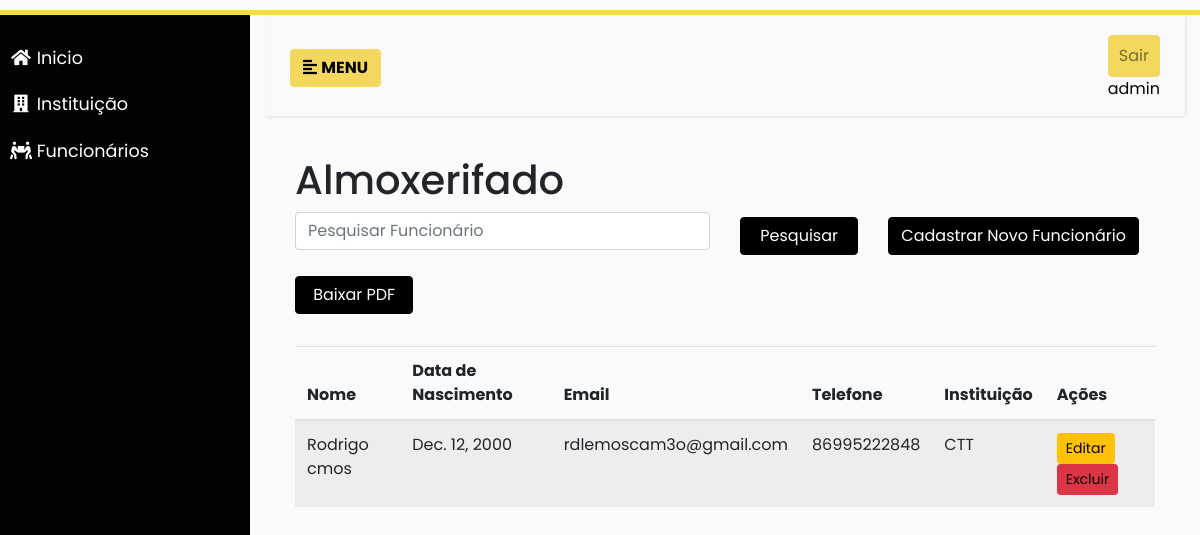
The app's page / (signed in) with its own data.
### almoxarifado/models.py (models this page shows, shortened)
class Funcionario(models.Model):
    user = models.OneToOneField(User, on_delete=models.CASCADE)
    nome = models.CharField(max_length=100)
    data_nascimento = models.DateField()
    email = models.EmailField(unique=True)
    telefone = models.CharField(max_length=20)
    instituicao = models.ForeignKey(Instituicao, on_delete=models.CASCADE)

class Instituicao(models.Model):
    nome = models.CharField(max_length=100)
    cep = models.CharField(max_length=9)
    logradouro = models.CharField(max_length=200)
    numero = models.CharField(max_length=10)
    bairro = models.CharField(max_length=100)
    cidade = models.CharField(max_length=100)
    estado = models.CharField(max_length=2)
    telefone = models.CharField(max_length=20)
    cnpj = models.CharField(max_length=18, unique=True)
    def __str__(self):
        return self.nome

### almoxarifado/views/funcionario.py (the view)
# urls.py: path('', views.lista_funcionario, name='lista_funcionario'),
@login_required
def lista_funcionario(request):
    q = request.GET.get('q', '').strip()
    funcionarios = Funcionario.objects.all().order_by('nome')
    if q:
        funcionarios = funcionarios.filter(Q(nome__icontains=q)).order_by('nome')
    paginator = Paginator(funcionarios, 10)  # 10 funcionários por página
    page_number = request.GET.get('page')
    page_obj = paginator.get_page(page_number)
    return render(request, 'funcionario/lista.html', {'funcionarios': page_obj, 'page_obj': page_obj})

### almoxarifado/templates/funcionario/lista.html (shortened to what this page needs)
{% extends 'base.html' %} {% load static %}
{% block content %}
    <h1>Almoxerifado</h1>
    <div>
        <form method="get">
  <div class="row mb-4">
    <div class="col-md-6 mb-2">
      <input
        type="text"
        name="q"
        class="form-control"
        placeholder="Pesquisar Funcionário"
        value="{{ request.GET.q }}"
      />
    </div>
    <div class="col-lg-2 mb-3">
      <button type="submit" class="btn btn-primary colorprimarybtn">
        Pesquisar
      </button>
    </div>
    <div class="col-lg-3 mb-3">
      <a
        href="{% url 'add_funcionario' %}"
        class="btn btn-primary colorprimarybtn"
        >Cadastrar Novo Funcionário</a
      >
    </div>
    <div class="col-lg-2 mb-2">
      <a href="{% url 'pdf-funcionario' %}" class="btn btn-primary colorprimarybtn"
        >Baixar PDF</a
      >
    </div>
  </div>
</form>
              <table class="table table-striped">
                <thead >
                  <tr>
                    <th>Nome</th>
                    <th>Data de Nascimento</th>
                    <th>Email</th>
                    <th>Telefone</th>
                    <th>Instituição</th>
                    <th>Ações</th>
                  </tr>
                </thead>
                <tbody>
                  {% for funcionario in funcionarios %}
                  <tr>
                    <td>{{ funcionario.nome }}</td>
                    <td>{{ funcionario.data_nascimento }}</td>
                    <td>{{ funcionario.email}}</td>
                    <td>{{ funcionario.telefone }}</td>
                    <td>{{ funcionario.instituicao }}</td>
                    <td>
                      <a href="{% url 'editar_funcionario' funcionario.id %}" class="btn btn-sm btn-warning">Editar</a>
                      <a href="{% url 'excluir_funcionario' funcionario.id %}" class="btn btn-sm btn-danger">Excluir</a>
                    </td>
                  </tr>
                  {% endfor %}
                </tbody>
              </table>
          </div>
        </div>
    </div>
{% endblock content %}

### almoxarifado/templates/base.html (shortened to what this page needs)
{% load static %}
<!DOCTYPE html>
<html lang="pt-br">
  <head>
    <link
      rel="stylesheet"
      href="https://maxcdn.bootstrapcdn.com/bootstrap/4.0.0/css/bootstrap.min.css"
    />
    <link
      rel="stylesheet"
      href="https://use.fontawesome.com/releases/v5.7.0/css/all.css"
    />
    <link rel="stylesheet" href="{% static 'css/style.css' %}" />
    <link rel="stylesheet" href="#" />
  </head>
  <body>
    <div class="wrapper">
      <nav id="sidebar">
        <ul class="list-unstyled components" class="menulink">
          <li>
            <a href="{% url 'inicio' %}" class="menulink"
              ><i class="fa fa-home fa-fw"></i> Inicio</a
            >
          </li>
          <li>
            <a href="{% url 'lista_instituicao' %}" class="menulink"
              ><i class="fa fa-building fa-fw"></i> Instituição
            </a>
          </li>
          <li>
            <a href="{% url 'lista_funcionario' %}" class="menulink"
              ><i class="fa fa-people-carry fa-fw"></i> Funcionários</a
            >
          </li>
        </ul>
        <ul class="list-unstyled sairmenubtn color-principal-escura">
        </ul>
      </nav>
      <div class="content container-fluid">
        <nav class="navbar navbar-expand-lg navbar-light bg-light">
          <div class="container-fluid">
            <button type="button" id="sidebarCollapse" class="btn color-menu">
              <i class="fas fa-align-left"></i>
              <span> <b>MENU</b></span>
            </button>
            <div class="collapse navbar-collapse" id="navbarSupportedContent">
              <ul class="nav navbar-nav ml-auto">
                <li class="nav-item ">
                    <a class="nav-link btn color-menu" href="{% url 'logout' %}">Sair</a>
                    <a href="#">{{ request.user.get_full_name|default:request.user.username }}</a>
                </li>
              </ul>
            </div>
          </div>
        </nav>
        <div class="content container-fluid">
          <div class="container-fluid">{% block content %}{% endblock %}</div>
        </div>
  </body>
</html>

### static/css/style.css (style rules this page uses)
:root { --colorbasic: #030303; --colorbasic2: #000000; --colortext: #FFF; --colortext-menu: #FFF; }
body { font-family: 'Poppins', sans-serif; background: #fafafa; height: 100%; }
#sidebar { min-width: 250px; max-width: 250px; min-height: 100vb; background: var(--colorbasic); color: var(--colortext); transition: all 0.3s; }
#sidebar ul.components { padding: 20px 0; background-color: var(--colorbasic); border-color: var(--colorbasic2) !important; }
#sidebar ul li a { padding: 10px; font-size: 1.1em; display: block; }
.color-principal-escura { background-color: var(--colorbasic); border-color: var(--colorbasic) !important; }
.colorprimarybtn { background-color: var(--colorbasic2); border-color: var(--colorbasic2) !important; color: var(--colortext); margin-top: 5px; min-width: 100%; }
.color-menu { background-color: #f4d85d; border-color: #f4d85d !important; color: #000; margin-top: 5px; }
a.colorprimarybtn:link, a.colorprimarybtn:visited { text-decoration: none; color: var(--colortext); }
a, a:hover, a:focus { color: inherit; text-decoration: none; transition: all 0.3s; }
a:link, a:visited { text-decoration: none; color: var(--colorbasic); }
a.menulink:link, a.menulink:visited { text-decoration: none; color: var(--colortext-menu); }
.navbar { padding: 15px 10px; background: #fff; border: none; border-radius: 0; margin-bottom: 40px; box-shadow: 1px 1px 3px rgba(0, 0, 0, 0.1); }
.wrapper { position:absolute; margin-top: 10px; border-top: 5px solid; border-bottom: 5px solid; border-color: #f4d85d; display: flex; width: 100%; align-items: stretch; }
.sairmenubtn { padding: 10px; margin-bottom: 50px; }
.table-striped tr { min-width: 200px; }
.container-fluid { min-width: 300px; }

### records on screen
Funcionario: nome "Rodrigo cmos", data_nascimento "Dec. 12, 2000", email "rdlemoscam3o@gmail.com", telefone "86995222848", instituicao "CTT"

### other values on screen
{{ request.user.get_full_name|default:request.user.username }} "admin"
